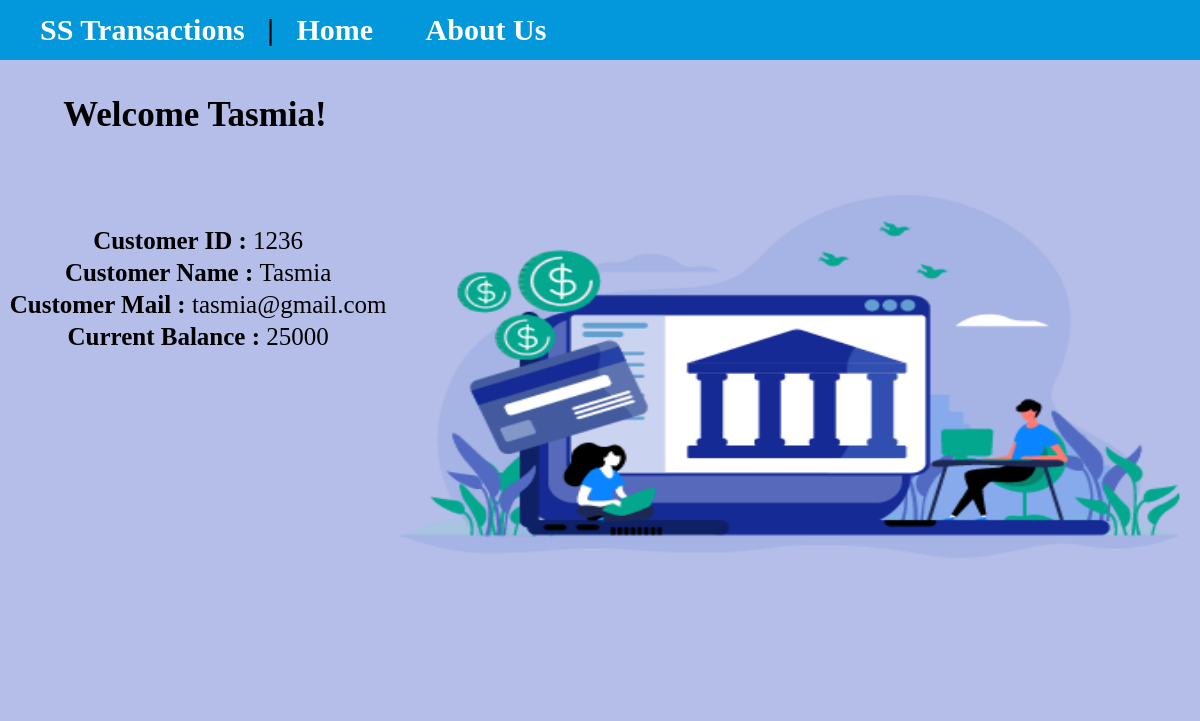
Page /customer_details.php?customer_id=1236&name=Tasmia on the committed database.
### tables this page shows
CREATE TABLE `customers` (
  `customer_id` int(11),
  `name` varchar(30) NOT NULL,
  `email` varchar(50) NOT NULL,
  `current_balance` int(11) NOT NULL
);

### customer_details.php (the view, shortened to what this page needs)
<?php
$serverName="localhost";
			$userName="root";
			$password="";
			$dbname="banking";
			$conn=mysqli_connect($serverName,$userName,$password,$dbname);
$customer_id = $_GET['customer_id'];
$name=$_GET['name'];
$sql = "SELECT *
		FROM customers
    WHERE customer_id = $customer_id";
 $result=$conn->query($sql);
while($row=$result->fetch_assoc()){
?>
<!DOCTYPE html>
<html lang="en">
<?php include("topheader.php"); ?>
<center>
	<p><b>Welcome <?php echo $name; ?>!</b></p>
<table>
	<?php echo "<tr><td><b>&nbsp;Customer ID : </b>".$row["customer_id"]."</td></tr>"; ?>
	<br/>
	<?php echo "<tr><td><b>&nbsp;Customer Name : </b>".$row["name"]."</td></tr>"; ?>
	<br/>
	<?php echo "<tr><td><b>&nbsp;Customer Mail : </b>".$row["email"]."</td></tr>"; ?>
	<br/>
	<?php echo "<tr><td><b>&nbsp;Current Balance : </b>".$row["current_balance"]."</td></tr>"; ?>
</table>
</center>
<?php }
?>
</html>

### topheader.php (shortened to what this page needs)
<!DOCTYPE html>
<html lang="en">
</head>
<body>
    <header>
  <nav>
    <b>
    <ul>
      <li>
      <a href="index.php"> SS Transactions </a> &nbsp;
      </li>
      <li>
        | &nbsp;
      </li>
      <li>
      <a href="index.php"> Home </a> &nbsp; &nbsp; &nbsp;
      </li>
      <li>
      <a href="about_us.php"> About Us</a> &nbsp; &nbsp; &nbsp;
      </li>
    </ul>
    </b>
  </nav>
</header>
<img src="images/banking_1.png">
</body>
</html>

### customer_details.php (style rules this page uses)
table { font-size: 25px; font-family: garamond; }
p { font-size: 35px; font-family: garamond; }
td { text-align: center; }

### topheader.php (style rules this page uses)
body { height: 100%; margin: 0; background-color: rgb(180, 190, 232); }
img { width: 800px; height: 633px; float: right; margin-right: 10px; }
header * { display: inline; }
li { font-size: 30px; }
header li a { color: white; font-family: garamond; text-decoration: none; font-size: 30px; }
header { background-color: rgb(3, 152, 220); left: 0; right: 0; top: 5px; height: 60px; display: flex; align-items: center; }

### rows in the picture
customers: customer_id "1236", name "Tasmia", email "tasmia@gmail.com", current_balance "25000"
